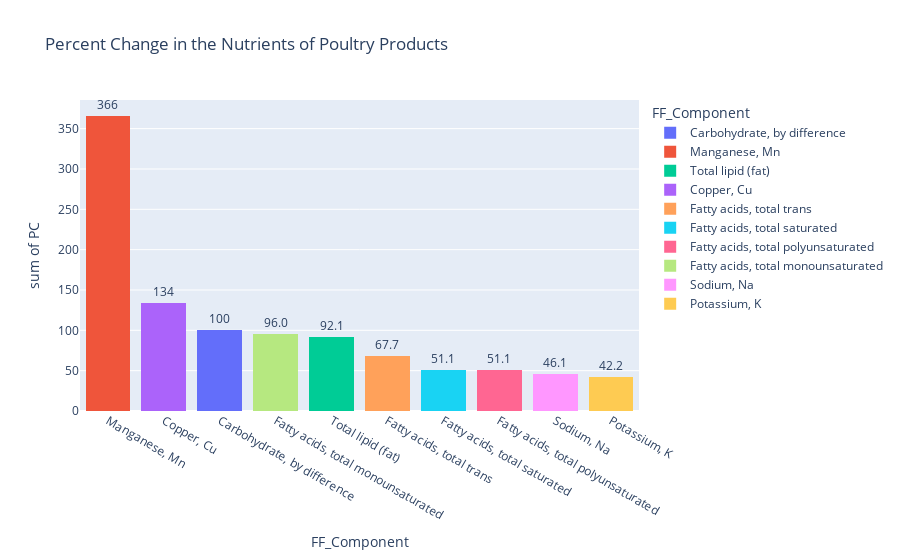

Notebook code cell kept with this figure:
### Markdown cell above
# Poultry Products

### Code cell
# Poultry Products
import pandas as pd
import plotly.express as px
csv = pd.read_csv('FF_SR_ data.csv')
df = csv[['food_category_id','FF Food description','FF_Component','SR Mean per 100g','FF Mean per 100g']]
df = df[df['FF_Component'].str.contains('SFA') == False]
df["PC"] = abs((df["FF Mean per 100g"]-df["SR Mean per 100g"])/(df["SR Mean per 100g"])) * 100
POULTRY = df[df['food_category_id'] == 5]
POULTRY = POULTRY.sort_values(by="PC", ascending=False)
LEGUME = POULTRY[POULTRY['PC'] != 0]
POULTRY = POULTRY[POULTRY['SR Mean per 100g'] != 0]
topten = POULTRY[0:15]
fig = px.histogram(topten, y='PC', x='FF_Component', title='Percent Change in the Nutrients of Poultry Products',text_auto='.3s', color = 'FF_Component')
fig.update_traces(textfont_size=12, textangle=0, textposition="outside", cliponaxis=False)
fig.update_layout(barmode='stack', xaxis={'categoryorder':'total descending'})
fig.show()

### Figure 1 — Plotly figure (JSON) as saved in the notebook; plotly's stock layout.template omitted (floating-point values rounded to 4 significant figures)
{"data": [{"alignmentgroup": "True", "bingroup": "x", "cliponaxis": false, "histfunc": "sum", "hovertemplate": "FF_Component=%{x}<br>sum of PC=%{y}<extra></extra>", "legendgroup": "Carbohydrate, by difference", "marker": {"color": "#636efa", "pattern": {"shape": ""}}, "name": "Carbohydrate, by difference", "offsetgroup": "Carbohydrate, by difference", "orientation": "v", "showlegend": true, "textangle": 0, "textfont": {"size": 12}, "textposition": "outside", "texttemplate": "%{value:.3s}", "type": "histogram", "x": ["Carbohydrate, by difference"], "xaxis": "x", "y": [100], "yaxis": "y"}, {"alignmentgroup": "True", "bingroup": "x", "cliponaxis": false, "histfunc": "sum", "hovertemplate": "FF_Component=%{x}<br>sum of PC=%{y}<extra></extra>", "legendgroup": "Manganese, Mn", "marker": {"color": "#EF553B", "pattern": {"shape": ""}}, "name": "Manganese, Mn", "offsetgroup": "Manganese, Mn", "orientation": "v", "showlegend": true, "textangle": 0, "textfont": {"size": 12}, "textposition": "outside", "texttemplate": "%{value:.3s}", "type": "histogram", "x": ["Manganese, Mn", "Manganese, Mn", "Manganese, Mn", "Manganese, Mn"], "xaxis": "x", "y": [100, 100, 97.62, 68.59], "yaxis": "y"}, {"alignmentgroup": "True", "bingroup": "x", "cliponaxis": false, "histfunc": "sum", "hovertemplate": "FF_Component=%{x}<br>sum of PC=%{y}<extra></extra>", "legendgroup": "Total lipid (fat)", "marker": {"color": "#00cc96", "pattern": {"shape": ""}}, "name": "Total lipid (fat)", "offsetgroup": "Total lipid (fat)", "orientation": "v", "showlegend": true, "textangle": 0, "textfont": {"size": 12}, "textposition": "outside", "texttemplate": "%{value:.3s}", "type": "histogram", "x": ["Total lipid (fat)"], "xaxis": "x", "y": [92.14], "yaxis": "y"}, {"alignmentgroup": "True", "bingroup": "x", "cliponaxis": false, "histfunc": "sum", "hovertemplate": "FF_Component=%{x}<br>sum of PC=%{y}<extra></extra>", "legendgroup": "Copper, Cu", "marker": {"color": "#ab63fa", "pattern": {"shape": ""}}, "name": "Copper, Cu", "offsetgroup": "Copper, Cu", "orientation": "v", "showlegend": true, "textangle": 0, "textfont": {"size": 12}, "textposition": "outside", "texttemplate": "%{value:.3s}", "type": "histogram", "x": ["Copper, Cu", "Copper, Cu"], "xaxis": "x", "y": [90.17, 44.32], "yaxis": "y"}, {"alignmentgroup": "True", "bingroup": "x", "cliponaxis": false, "histfunc": "sum", "hovertemplate": "FF_Component=%{x}<br>sum of PC=%{y}<extra></extra>", "legendgroup": "Fatty acids, total trans", "marker": {"color": "#FFA15A", "pattern": {"shape": ""}}, "name": "Fatty acids, total trans", "offsetgroup": "Fatty acids, total trans", "orientation": "v", "showlegend": true, "textangle": 0, "textfont": {"size": 12}, "textposition": "outside", "texttemplate": "%{value:.3s}", "type": "histogram", "x": ["Fatty acids, total trans"], "xaxis": "x", "y": [67.69], "yaxis": "y"}, {"alignmentgroup": "True", "bingroup": "x", "cliponaxis": false, "histfunc": "sum", "hovertemplate": "FF_Component=%{x}<br>sum of PC=%{y}<extra></extra>", "legendgroup": "Fatty acids, total saturated", "marker": {"color": "#19d3f3", "pattern": {"shape": ""}}, "name": "Fatty acids, total saturated", "offsetgroup": "Fatty acids, total saturated", "orientation": "v", "showlegend": true, "textangle": 0, "textfont": {"size": 12}, "textposition": "outside", "texttemplate": "%{value:.3s}", "type": "histogram", "x": ["Fatty acids, total saturated"], "xaxis": "x", "y": [51.14], "yaxis": "y"}, {"alignmentgroup": "True", "bingroup": "x", "cliponaxis": false, "histfunc": "sum", "hovertemplate": "FF_Component=%{x}<br>sum of PC=%{y}<extra></extra>", "legendgroup": "Fatty acids, total polyunsaturated", "marker": {"color": "#FF6692", "pattern": {"shape": ""}}, "name": "Fatty acids, total polyunsaturated", "offsetgroup": "Fatty acids, total polyunsaturated", "orientation": "v", "showlegend": true, "textangle": 0, "textfont": {"size": 12}, "textposition": "outside", "texttemplate": "%{value:.3s}", "type": "histogram", "x": ["Fatty acids, total polyunsaturated"], "xaxis": "x", "y": [51.06], "yaxis": "y"}, {"alignmentgroup": "True", "bingroup": "x", "cliponaxis": false, "histfunc": "sum", "hovertemplate": "FF_Component=%{x}<br>sum of PC=%{y}<extra></extra>", "legendgroup": "Fatty acids, total monounsaturated", "marker": {"color": "#B6E880", "pattern": {"shape": ""}}, "name": "Fatty acids, total monounsaturated", "offsetgroup": "Fatty acids, total monounsaturated", "orientation": "v", "showlegend": true, "textangle": 0, "textfont": {"size": 12}, "textposition": "outside", "texttemplate": "%{value:.3s}", "type": "histogram", "x": ["Fatty acids, total monounsaturated", "Fatty acids, total monounsaturated"], "xaxis": "x", "y": [49.57, 46.47], "yaxis": "y"}, {"alignmentgroup": "True", "bingroup": "x", "cliponaxis": false, "histfunc": "sum", "hovertemplate": "FF_Component=%{x}<br>sum of PC=%{y}<extra></extra>", "legendgroup": "Sodium, Na", "marker": {"color": "#FF97FF", "pattern": {"shape": ""}}, "name": "Sodium, Na", "offsetgroup": "Sodium, Na", "orientation": "v", "showlegend": true, "textangle": 0, "textfont": {"size": 12}, "textposition": "outside", "texttemplate": "%{value:.3s}", "type": "histogram", "x": ["Sodium, Na"], "xaxis": "x", "y": [46.11], "yaxis": "y"}, {"alignmentgroup": "True", "bingroup": "x", "cliponaxis": false, "histfunc": "sum", "hovertemplate": "FF_Component=%{x}<br>sum of PC=%{y}<extra></extra>", "legendgroup": "Potassium, K", "marker": {"color": "#FECB52", "pattern": {"shape": ""}}, "name": "Potassium, K", "offsetgroup": "Potassium, K", "orientation": "v", "showlegend": true, "textangle": 0, "textfont": {"size": 12}, "textposition": "outside", "texttemplate": "%{value:.3s}", "type": "histogram", "x": ["Potassium, K"], "xaxis": "x", "y": [42.2], "yaxis": "y"}], "layout": {"barmode": "stack", "legend": {"title": {"text": "FF_Component"}, "tracegroupgap": 0}, "title": {"text": "Percent Change in the Nutrients of Poultry Products"}, "xaxis": {"anchor": "y", "categoryarray": ["Carbohydrate, by difference", "Manganese, Mn", "Total lipid (fat)", "Copper, Cu", "Fatty acids, total trans", "Fatty acids, total saturated", "Fatty acids, total polyunsaturated", "Fatty acids, total monounsaturated", "Sodium, Na", "Potassium, K"], "categoryorder": "total descending", "domain": [0, 1], "title": {"text": "FF_Component"}}, "yaxis": {"anchor": "x", "domain": [0, 1], "title": {"text": "sum of PC"}}}}
